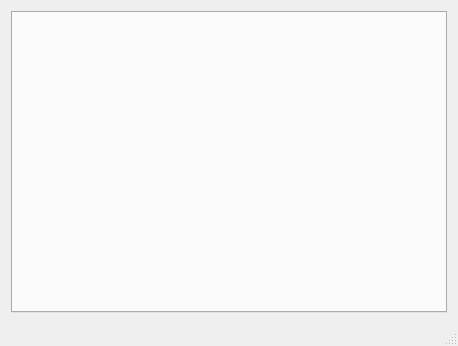
<?xml version="1.0" encoding="UTF-8"?>
<ui version="4.0">
 <class>MainWindow</class>
 <widget class="QMainWindow" name="MainWindow">
  <property name="geometry">
   <rect>
    <x>0</x>
    <y>0</y>
    <width>458</width>
    <height>346</height>
   </rect>
  </property>
  <property name="windowTitle">
   <string>MainWindow</string>
  </property>
  <widget class="QWidget" name="centralWidget">
   <layout class="QHBoxLayout" name="horizontalLayout">
    <item>
     <widget class="QTabWidget" name="tabWidget"/>
    </item>
   </layout>
  </widget>
  <widget class="QMenuBar" name="menuBar">
   <property name="geometry">
    <rect>
     <x>0</x>
     <y>0</y>
     <width>458</width>
     <height>21</height>
    </rect>
   </property>
  </widget>
  <widget class="QStatusBar" name="statusBar"/>
 </widget>
 <layoutdefault spacing="6" margin="11"/>
 <resources/>
 <connections/>
</ui>
